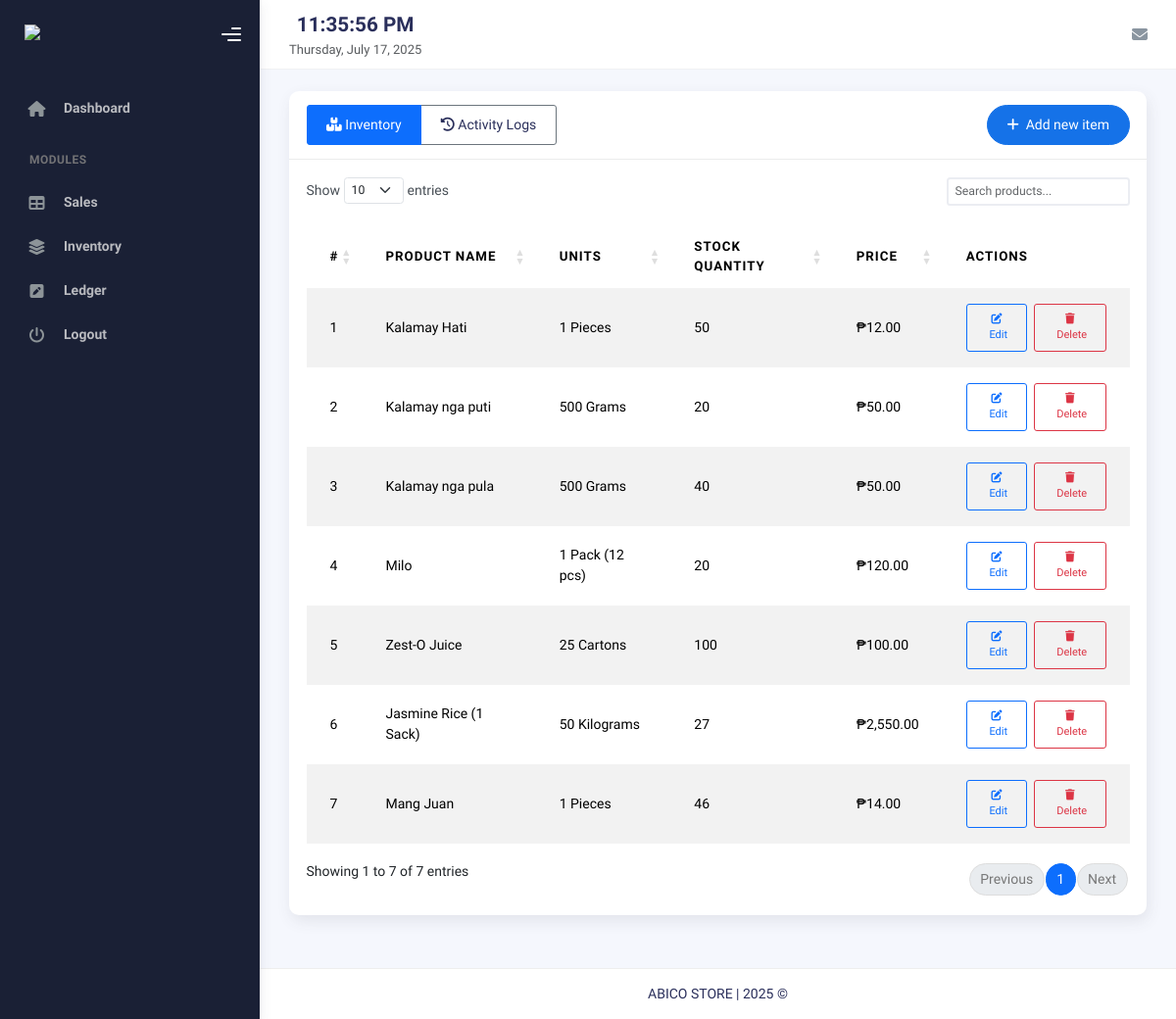
Screenshot of /inventory/index.php (signed in) with the database file from the repository.
### tables this page shows
CREATE TABLE `products` (
  `id` int(11) NOT NULL,
  `product_name` varchar(255) NOT NULL,
  `unit_value` int(11) NOT NULL DEFAULT 1,
  `unit_type` varchar(20) NOT NULL DEFAULT 'piece',
  `other_unit_type` varchar(50) DEFAULT NULL,
  `pieces_per_pack` int(11) DEFAULT NULL,
  `stock_quantity` int(11) NOT NULL,
  `price_per_unit` decimal(10,2) NOT NULL DEFAULT 0.00,
  `created_at` timestamp NOT NULL DEFAULT current_timestamp(),
  `updated_at` timestamp NOT NULL DEFAULT current_timestamp() ON UPDATE current_timestamp()
);

### inventory/index.php (the view, shortened to what this page needs)
<?php
$database = new dbconn();
$db = $database->getConnection();
$stmt = $db->query("SELECT * FROM products ORDER BY created_at DESC");
include __DIR__ . "/../templates/header.php";
include __DIR__ . "/../templates/sidebar.php";
include __DIR__ . "/../templates/nav.php";
?>
<div class="container">
    <div class="page-inner">
        <div class="card">
            <div class="card-header d-flex align-items-center justify-content-between">
                <div class="d-flex align-items-center">
                    <h4 class="card-title mb-0">
                        <div class="btn-group" role="group">
                            <a href="index.php" class="btn btn-outline-primary active">
                                <i class="fas fa-boxes"></i> Inventory
                            </a>
                            <a href="activity_log.php" class="btn btn-outline-secondary">
                                <i class="fas fa-history"></i> Activity Logs
                            </a>
                        </div>
                    </h4>
                </div>
                <button class="btn btn-primary btn-round" data-bs-toggle="modal" data-bs-target="#addProductModal">
                    <i class="fas fa-plus me-2"></i>Add new item
                </button>
            </div>
            <div class="card-body">
                <div class="table-responsive">
                    <table id="inventoryTable" class="table table-hover table-striped" style="width:100%">
                        <thead>
                            <tr>
                                <th>#</th>
                                <th>Product Name</th>
                                <th>Units</th>
                                <th>Stock Quantity</th>
                                <th>Price</th>
                                <th>Actions</th>
                            </tr>
                        </thead>
                        <tbody>
                            <?php while ($row = $stmt->fetch(PDO::FETCH_ASSOC)) { ?>
                            <tr>
                                <td></td>
                                <td><?php echo htmlspecialchars($row['product_name']); ?></td>
                                <td>
                                    <?php
                                    $unitValue = $row['unit_value'] ?? 1;
                                    $unitType = $row['unit_type'] ?? '';
                                    $unitMap = [
                                        'g' => 'Grams',
                                        'kg' => 'Kilograms',
                                        'L' => 'Liters',
                                        'ml' => 'Milliliters',
                                        'pc' => 'Pieces',
                                        'doz' => 'Dozen',
                                        'set' => 'Set',
                                        'tray' => 'Tray',
                                        'pack' => 'Pack' . (!empty($row['pieces_per_pack']) ? ' (' . $row['pieces_per_pack'] . ' pcs)' : ''),
                                        'other' => !empty($row['other_unit_type']) ? htmlspecialchars($row['other_unit_type']) : 'Other'
                                    ];
                                    $displayUnit = $unitMap[$unitType] ?? ucfirst($unitType);
                                    echo $unitValue . ' ' . $displayUnit . ($unitValue != 1 && !in_array($unitType, ['g', 'kg', 'L', 'ml', 'pc', 'doz', 'set', 'tray', 'pack', 'other']) ? 's' : '');
                                    ?>
                                </td>
                                <td><?php echo $row['stock_quantity'] ?? $row['quantity']; ?></td>
                                <td data-order="<?php echo $row['price_per_unit'] ?? $row['price']; ?>">₱<?php echo number_format(($row['price_per_unit'] ?? $row['price']), 2); ?></td>
                                <td>
                                    <div class="d-flex gap-2">
                                        <button class="btn btn-outline-primary btn-sm edit-product"
                                                data-id="<?php echo $row['id']; ?>"
                                                data-name="<?php echo htmlspecialchars($row['product_name']); ?>"
                                                data-quantity="<?php echo $row['stock_quantity'] ?? $row['quantity']; ?>"
                                                data-unit-type="<?php echo htmlspecialchars($row['unit_type'] ?? ''); ?>"
                                                data-unit-value="<?php echo $row['unit_value'] ?? '1'; ?>"
                                                data-other-unit-type="<?php echo htmlspecialchars($row['other_unit_type'] ?? ''); ?>"
                                                data-pieces-per-pack="<?php echo $row['pieces_per_pack'] ?? ''; ?>"
                                                data-price="<?php echo $row['price_per_unit'] ?? $row['price']; ?>"
                                                data-bs-toggle="tooltip"
                                                data-bs-placement="top"
                                                title="Edit product"
                                                aria-label="Edit product">
                                            <i class="fas fa-edit"></i>
                                            <span class="d-none d-sm-inline ms-1">Edit</span>
                                        </button>
                                        <button class="btn btn-outline-danger btn-sm delete-product"
                                                data-id="<?php echo $row['id']; ?>"
                                                data-name="<?php echo htmlspecialchars($row['product_name']); ?>"
                                                data-bs-toggle="tooltip"
                                                data-bs-placement="top"
                                                title="Delete product"
                                                aria-label="Delete product">
                                            <i class="fas fa-trash"></i>
                                            <span class="d-none d-sm-inline ms-1">Delete</span>
                                        </button>
                                    </div>
                                </td>
                            </tr>
                            <?php } ?>
                        </tbody>
                    </table>
                </div>
            </div>
        </div>
    </div>
</div>
<?php include __DIR__ . "/../templates/footer.php"; ?>
<link rel="stylesheet" type="text/css" href="https://cdn.datatables.net/1.11.5/css/dataTables.bootstrap5.min.css">
</body>

### templates/header.php (shortened to what this page needs)
<!DOCTYPE html>
<html lang="en">
  <head>
    <link rel="stylesheet" href="/abico/assets/css/bootstrap.min.css" />
    <link rel="stylesheet" href="/abico/assets/css/plugins.min.css" />
    <link rel="stylesheet" href="/abico/assets/css/kaiadmin.min.css" />
    <link rel="stylesheet" href="https://cdnjs.cloudflare.com/ajax/libs/font-awesome/6.5.0/css/all.min.css" />
  </head>

### templates/sidebar.php (shortened to what this page needs)
<?php
$base = "/ABICO";
?>
<body>
  <div class="wrapper">
    <div class="sidebar" data-background-color="dark">
      <div class="sidebar-logo">
        <div class="logo-header" data-background-color="dark">
          <a href="<?= $base; ?>/index.php" class="logo">
            <img
              src="<?= $base; ?>/assets/img/kaiadmin/logo_light.svg"
              alt="navbar brand"
              class="navbar-brand"
              height="20"
            />
          </a>
          <div class="nav-toggle">
            <button class="btn btn-toggle toggle-sidebar">
              <i class="gg-menu-right"></i>
            </button>
          </div>
        </div>
      </div>
      <div class="sidebar-wrapper scrollbar scrollbar-inner">
        <div class="sidebar-content">
          <ul class="nav nav-secondary">
            <li class="nav-item">
              <a href="<?= $base; ?>/index.php">
                <i class="fas fa-home"></i>
                <p>Dashboard</p>
              </a>
            </li>
            <li class="nav-section">
              <h4 class="text-section">Modules</h4>
            </li>
            <li class="nav-item">
              <a href="<?= $base; ?>/sales/index.php">
                <i class="fas fa-table"></i>
                <p>Sales</p>
              </a>
            </li>
            <li class="nav-item">
              <a href="<?= $base; ?>/inventory/index.php">
                <i class="fas fa-layer-group"></i>
                <p>Inventory</p>
              </a>
            </li>
            <li class="nav-item">
              <a href="<?= $base; ?>/ledger/index.php">
                <i class="fas fa-pen-square"></i>
                <p>Ledger</p>
              </a>
            </li>
            <li class="nav-item">
              <a href="javascript:void(0)" class="text-danger" id="logoutBtn">
                <i class="fa-solid fa-power-off"></i>
                <p>Logout</p>
              </a>
            </li>
          </ul>
        </div>
      </div>
    </div>

### templates/nav.php (shortened to what this page needs)
<div class="main-panel">
    <div class="main-header">
        <nav
        class="navbar navbar-header navbar-header-transparent navbar-expand-lg border-bottom"
        >
            <div class="container-fluid">
                <div class="current-time d-flex align-items-center">
                    <div class="text-center">
                        <div id="current-time" class="h4 mb-0 fw-bold"></div>
                        <div id="current-date" class="small text-muted"></div>
                    </div>
                </div>
                <ul class="navbar-nav topbar-nav ms-md-auto align-items-center">
                    <li class="nav-item topbar-icon dropdown hidden-caret">
                        <a
                        class="nav-link dropdown-toggle"
                        href="#"
                        id="messageDropdown"
                        role="button"
                        data-bs-toggle="dropdown"
                        aria-haspopup="true"
                        aria-expanded="false"
                        >
                            <i class="fa fa-envelope"></i>
                        </a>
                    </li>
                </ul>
            </div>
        </nav>
    </div>

### templates/footer.php
<footer class="footer">
    <div class="container-fluid d-flex justify-content-center">
      <div class="copyright text-center">
        ABICO STORE | <?php echo date('Y'); ?> &copy;
      </div>
    </div>
  </footer>

### rows the page displays
products: product_name "Kalamay Hati", unit_value "1", displayUnit "Pieces", stock_quantity "50", price_per_unit "12.00"
products: product_name "Kalamay nga puti", unit_value "500", displayUnit "Grams", stock_quantity "20", price_per_unit "50.00"
products: product_name "Kalamay nga pula", unit_value "500", displayUnit "Grams", stock_quantity "40", price_per_unit "50.00"
products: product_name "Milo", unit_value "1", displayUnit "Pack (12 pcs)", stock_quantity "20", price_per_unit "120.00"
products: product_name "Zest-O Juice", unit_value "25", other_unit_type "Carton", unit_type "s", stock_quantity "100", price_per_unit "100.00"
products: product_name "Jasmine Rice (1 Sack)", unit_value "50", displayUnit "Kilograms", stock_quantity "27", price_per_unit "2,550.00"
products: product_name "Mang Juan", unit_value "1", displayUnit "Pieces", stock_quantity "46", price_per_unit "14.00"
